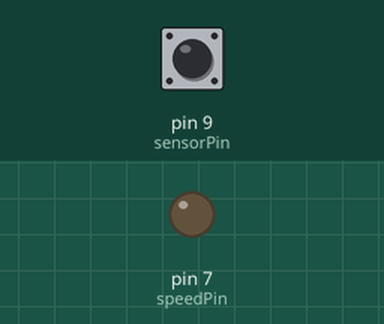
Simulated run of this sketch. Board: Arduino Uno, built with avr-gcc and run on an emulated ATmega328P. Parts: output pins drawn as LEDs (lit = HIGH). Dashed ring = blinking. The inputs (shaded band) are chosen by the test bench; at power-on: pin 9 (sensorPin) HIGH.

Above: at 1.2 s.
1.3 s: pin 9 (sensorPin) pulsed LOW 5 times (0.12 s each, 0.3 s apart)
At 1.75 s:
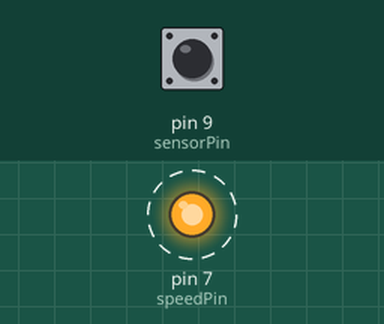
4.3 s: pin 9 (sensorPin) driven LOW
At 4.7 s:
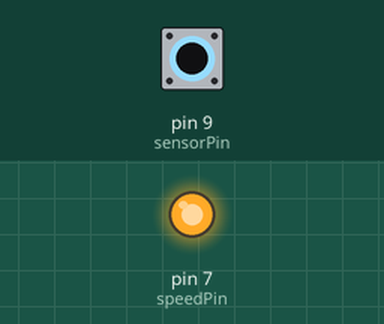
Timing chart, 0 to 7.3 s (numbered marks = the images above; inputs shaded):
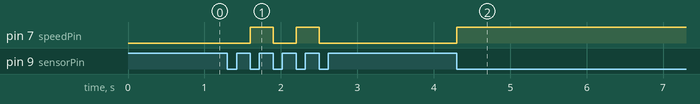

The sketch:

PCInt_Leo_Tst_sketch_jan02a.ino
```cpp
// eBike Speed-Tuner by Rim21 using extracts from - Bike computer by Chris Purola, Annikken Andee Tut6 and RCArduino
// This sketch works for a Leo board using Pin Change Interrupts. It needs to be check for Uno compaibility
// The pins for the interrupts chosen should also work for Uno
// Additional information and code snippets sourced from RCArduino
// RCArduino MultiChannel Loop back and servo ESC control for upto 8 RC channels
//
// rcarduino.blogspot.com
//
// A simple approach for reading three RC Channels using pin change interrupts
//
// See related posts -
// http://rcarduino.blogspot.co.uk/2012/01/how-to-read-rc-receiver-with.html
// http://rcarduino.blogspot.co.uk/2012/03/need-more-interrupts-to-read-more.html
// http://rcarduino.blogspot.co.uk/2012/01/can-i-control-more-than-x-servos-with.html

// include the pinchangeint library - see the links in the related topics section above for details

#include <PinChangeInt.h>

// Sensor setup
const int debounce = 50; //equates to 50 microseconds;
const int speedPin = 7;
const int sensorPin = 9;
int pulseState = HIGH;

// PhaseO setup - corresponds to the colour of the wire - Orange
//const int POdebounce = 250; //Leave this ready if a new debounce figure is required
//Note it equates to 250 microseconds;
//const int phaseOpin = 6;
//const int phaseOspin = 8;
//int pulsePOstate = HIGH;// may not be needed

// PhaseG setup - corresponds to the colour of the wire - Green
//const int PGdebounce = 250; //Leave this ready if a new debounce figure is required
//Note it equates to 250 microseconds;
//const int phaseGpin = 5;
//const int phaseGspin = 10;
//int pulsePGstate = HIGH;// may not be needed

// PhaseY setup - corresponds to the colour of the wire - Yellow
//const int PYdebounce = 250; //Leave this ready if a new debounce figure is required
//Note it equates to 250 microseconds;
//const int phaseYpin = 4;
//const int phaseYspin = 11;
//int pulsePYstate = HIGH;// may not be needed

// set surrounding pin numbers:
//const int aPin = 0;
//const int bPin = 1;
//const int cPin = 2;

// The below bit flags are set in uFlagsShared to indicate which
// channels have new signals

volatile boolean speedFlag = false;
//#define phaseOflag 2
//#define phaseGflag 4
//#define phaseYflag 8

// holds the update flags defined above

volatile boolean uFlagsShared = false;

// shared variables are updated by the ISR and read by loop.
// In loop we immediatley take local copies so that the ISR can keep ownership of the
// shared ones. To access these in loop
// we first turn interrupts off with noInterrupts
// we take a copy to use in loop and the turn interrupts back on
// as quickly as possible, this ensures that we are always able to receive new signals

//Calibration Speed variables
volatile unsigned long currentMicros = 0;
volatile unsigned long previousMicros= 0;
volatile unsigned long currentSpeed = 0;
volatile unsigned long previousSpeed = 0;
volatile unsigned long interval = 0;
unsigned long modInterval = 0;

//Calibration Phase O variables
//volatile unsigned long currentPOmicros = 0;
//volatile unsigned long previousPOmicros= 0;
//volatile unsigned long currentPOspeed = 0;
//volatile unsigned long previousPOspeed = 0;
//volatile unsigned long intervalPO = 0;

//Calibration Phase G variables
//volatile unsigned long currentPGmicros = 0;
//volatile unsigned long previousPGmicros= 0;
//volatile unsigned long currentPGspeed = 0;
//volatile unsigned long previousPGspeed = 0;
//volatile unsigned long intervalPG = 0;

//Calibration Phase Y variables
//volatile unsigned long currentPYmicros = 0;
//volatile unsigned long previousPYmicros= 0;
//volatile unsigned long currentPYspeed = 0;
//volatile unsigned long previousPYspeed = 0;
//volatile unsigned long intervalPY = 0;

float calFactor = 1;   // decrease to slow down speedometer
                       // calFactor of 1 makes no change to speedometer


void setup()
{
  //Speed pin setup
  pinMode(speedPin, OUTPUT);
  pinMode(sensorPin, INPUT);
  digitalWrite (sensorPin, HIGH);

  //Phase O pin setup
  //pinMode(phaseOpin, OUTPUT);
  //pinMode(phaseOspin, INPUT);
  //digitalWrite (phaseOspin, HIGH);

  //Phase G pin setup
  //pinMode(phaseGpin, OUTPUT);
  //pinMode(phaseGspin, INPUT);
  //digitalWrite (phaseGspin, HIGH);

  //Phase Y pin setup
  //pinMode(phaseYpin, OUTPUT);
  //pinMode(phaseYspin, INPUT);
  //digitalWrite (phaseYspin, HIGH);

  //set surrounding pins as inputs
  //pinMode(aPin, INPUT);
  //pinMode(bPin, INPUT);
  //pinMode(cPin, INPUT);

  // turn on surround pull-up resistance to pins to avoid crosstalk
  //digitalWrite(aPin, HIGH);
  //digitalWrite(bPin, HIGH);
  //digitalWrite(cPin, HIGH);

  //Use Pin/Port Interrupts
  PCintPort::attachInterrupt(sensorPin, speedSense,CHANGE);
  //PCintPort::attachInterrupt(phaseOspin, phaseOsense,FALLING);
  //PCintPort::attachInterrupt(phaseGspin, phaseGsense,FALLING);
  //PCintPort::attachInterrupt(phaseYspin, phaseYsense,FALLING);
}


void loop()
{
  // create local variables to hold a local copies of the channel inputs
  // these are declared static so that thier values will be retained
  // between calls to loop.

 //static uint16_t modInterval;
 //static uint16_t modPOinterval;
 //static uint16_t modPGinterval;
 //static uint16_t modPYinterval;

 //static uint16_t modpreSpeed;
 //static uint16_t modprePOspeed;
 //static uint16_t modprePGspeed;
 //static uint16_t modprePYspeed;

 //uint8_t uFlags = 0;

  // check shared update flags to see if any channels have a new signal

  //if(uFlagsShared)
  //{
  noInterrupts();

  // take a local copy of which channels were updated in case we need to use this in the rest of loop

  //modInterval=interval;
  //uFlags = uFlagsShared;

  // in the current code, the shared values are always populated
  // so we could copy them without testing the flags
  // however in the future this could change, so lets
  // only copy when the flags tell us we can.

  //if(speedFlag)
  //{
      modInterval=interval;
      //modpreSpeed=previousSpeed;
  //}

   //if(uFlags & phaseOflag)
  //{
      //modPOinterval=intervalPO;
      //modprePOspeed=previousPOspeed;
  //}

  //if(uFlags & phaseGflag)
  //{
      //modPGinterval=intervalPG;
      //modprePGspeed=previousPGspeed;
  //}

  //if(uFlags & phaseYflag)
  //{
      //modPYinterval=intervalPY;
      //modprePYspeed=previousPYspeed;
  //}

  // clear shared copy of updated flags as we have already taken the updates
  // we still have a local copy if we need to use it in uFlags

  //uFlagsShared = false;

  interrupts();
  //}

  // main processing from here onwards
  // only use the local values the shared variables are always owned by
  // the interrupt routines and should not be used in loop

  if(speedFlag)
  {
  currentMicros = micros();
  if (currentMicros-previousSpeed<1000000)
  {
   if (currentMicros - previousMicros>((modInterval/2)/calFactor))
       {previousMicros = currentMicros;
        if (pulseState == LOW) pulseState = HIGH;
        else pulseState = LOW;
        digitalWrite(speedPin, pulseState);
        speedFlag = false;

        }
      }
   }

  //if(uFlags & phaseOflag)
  //{
  //currentPOmicros = micros();
  //if (currentPOmicros-modprePOspeed<1000000)
  //{
   //if (currentPOmicros - previousPOmicros>((modPOinterval/2)/calFactor))
       //{previousPOmicros = currentPOmicros;
        //if (pulsePOstate == LOW) pulsePOstate = HIGH;
        //else pulsePOstate = LOW;
        //digitalWrite(phaseOpin, pulsePOstate);

        //}
      //}
   //}

  //if(uFlags & phaseGflag)
  //{
  //currentPGmicros = micros();
  //if (currentPGmicros-modprePGspeed<1000000)
  //{
   //if (currentPGmicros - previousPGmicros>((modPGinterval/2)/calFactor))
       //{previousPGmicros = currentPGmicros;
        //if (pulsePGstate == LOW) pulsePGstate = HIGH;
        //else pulsePGstate = LOW;
        //digitalWrite(phaseGpin, pulsePGstate);

        //}
      //}
   //}

  //if(uFlags & phaseYflag)
  //{
  //currentPYmicros = micros();
  //if (currentPYmicros-modprePYspeed<1000000)
  //{
   //if (currentPYmicros - previousPYmicros>((modPYinterval/2)/calFactor))
       //{previousPYmicros = currentPYmicros;
        //if (pulsePYstate == LOW) pulsePYstate = HIGH;
        //else pulsePYstate = LOW;
        //digitalWrite(phaseYpin, pulsePYstate);

        //}
      //}
   //}

}

void speedSense()
{
  currentSpeed=micros();

  if (digitalRead(sensorPin)==LOW)
     {

       if ((currentSpeed - previousSpeed) > debounce)
           {
            interval = currentSpeed - previousSpeed;
            previousSpeed = currentSpeed;
            uFlagsShared = true;
            speedFlag = true;
            }
   else
       speedFlag = false;
      }
}

//void phaseOsense()
//{
  //currentPOspeed=micros();

 //if (digitalRead(phaseOspin)==LOW)
     //{

       //if ((currentPOspeed - previousPOspeed) > POdebounce)
           //{
            //intervalPO = currentPOspeed - previousPOspeed;
            //previousPOspeed=currentPOspeed;
            //uFlagsShared |= phaseOflag;
            //}
      //}
//}

//void phaseGsense()
//{
  //currentPGspeed=micros();

  //if (digitalRead(phaseGspin)==LOW)
     //{

       //if ((currentPGspeed - previousPGspeed) > PGdebounce)
           //{
            //intervalPG = currentPGspeed - previousPGspeed;
            //previousPGspeed=currentPGspeed;
            //uFlagsShared |= phaseGflag;
            //}
      //}
//}

//void phaseYsense()
//{
  //currentPYspeed=micros();

  //if (digitalRead(phaseYspin)==LOW)
     //{

       //if ((currentPYspeed - previousPYspeed) > PYdebounce)
           //{
            //intervalPY = currentPYspeed - previousPYspeed;
            //previousPYspeed=currentPYspeed;
            //uFlagsShared |= phaseYflag;
            //}
      //}
//}
```

Measured:
- after the input at 1.3 s, pin 7 (speedPin): alternates HIGH for 0.30 s and LOW for 0.30 s, 4 changes in all, then stays LOW, starting after 0.30 s
- after the input at 4.3 s, pin 7 (speedPin): LOW → HIGH at once
